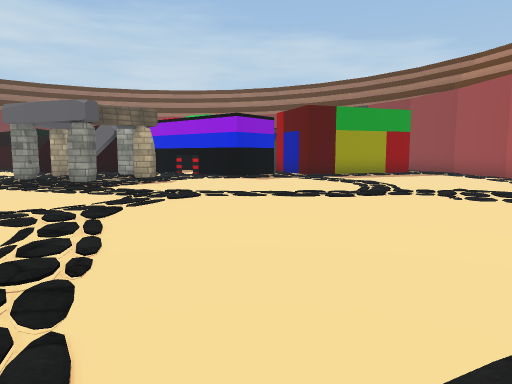
[1] (above)

22 first-person views from a walk through a Unity game level. The camera is 1.4 m above the floor, tilts 6° down and sees 70° across. Doors are open. The floor is counted in squares, 2 m on a side. Each view is taken from the middle of a square. On the plan, view 1 faces up. The plan holds only what a view shows up to about 11 squares ahead; the rest is blank. The place goes on beyond the plan. Some surface patterns are stand-ins.

[2]
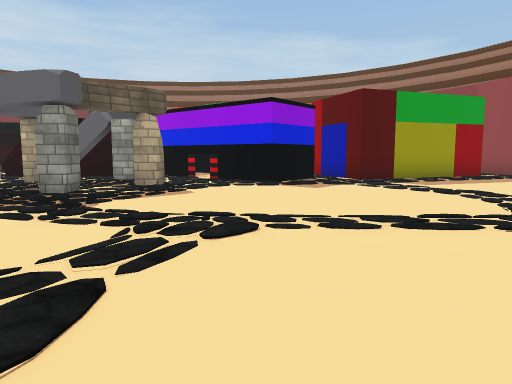

[3]
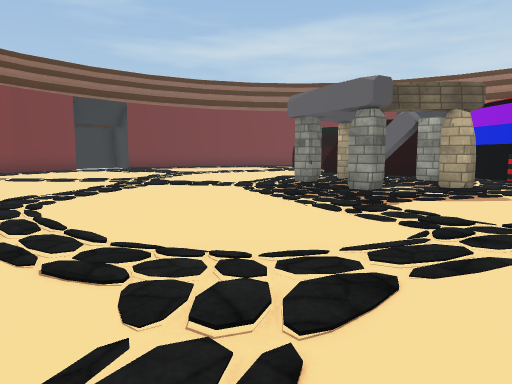

[4]
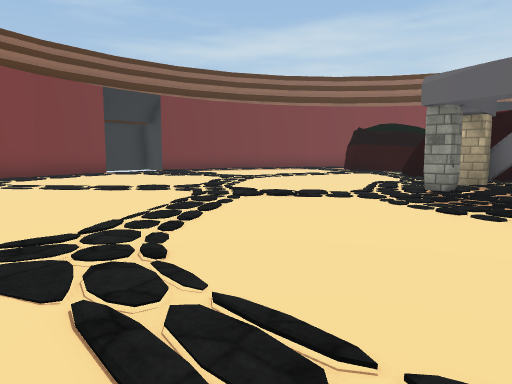

[5]
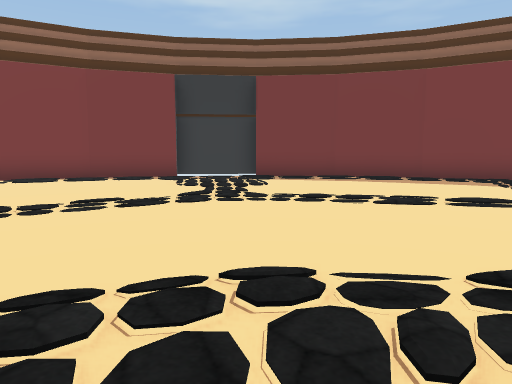

[6]
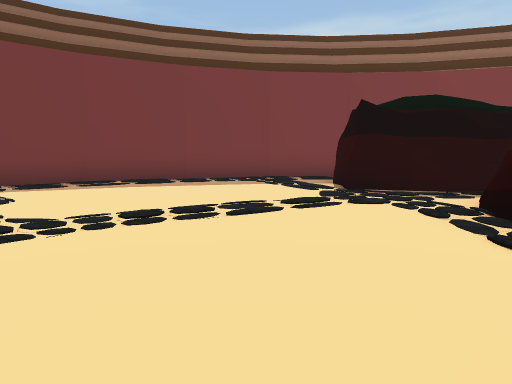

[7]
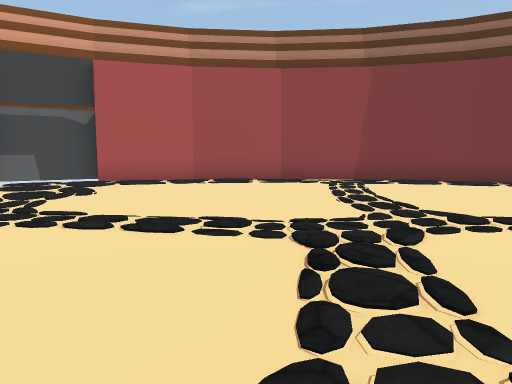

[8]
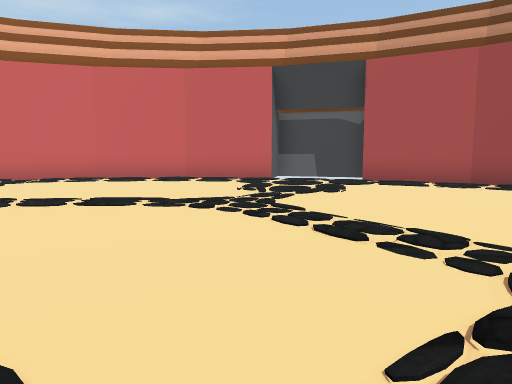

[9]
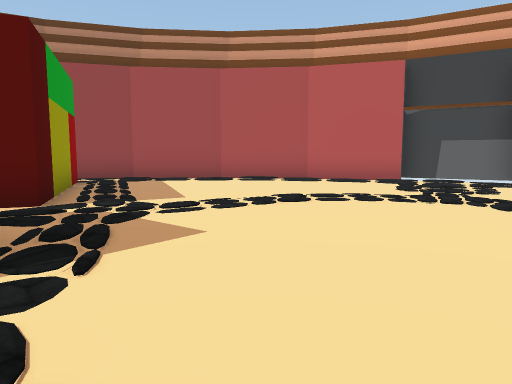

[10]
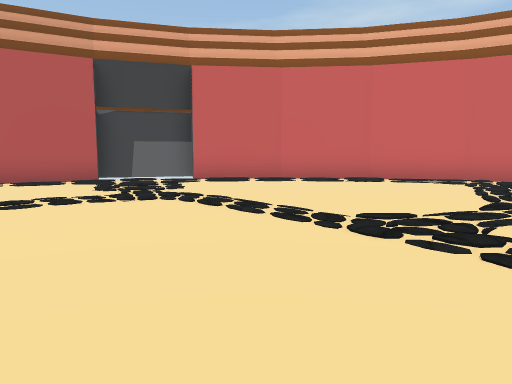

[11]
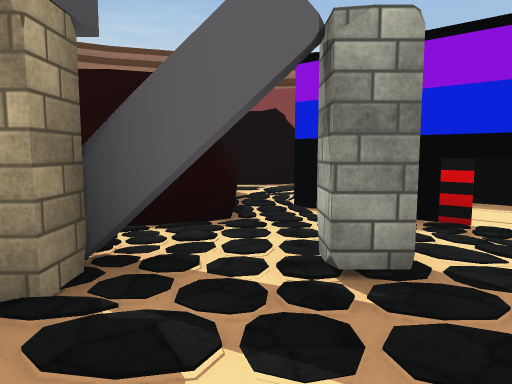

[12]
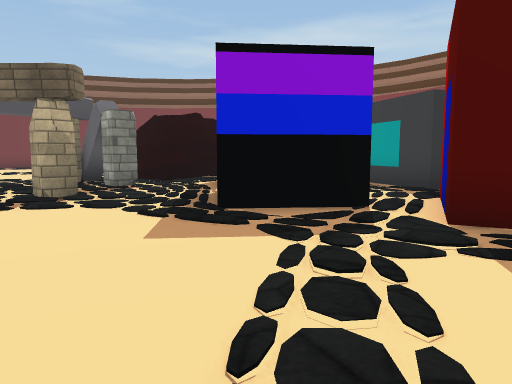

[13]
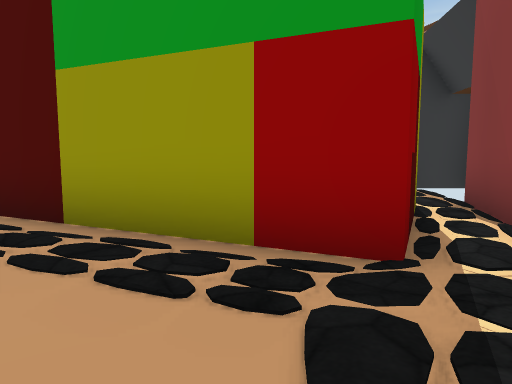

[14]
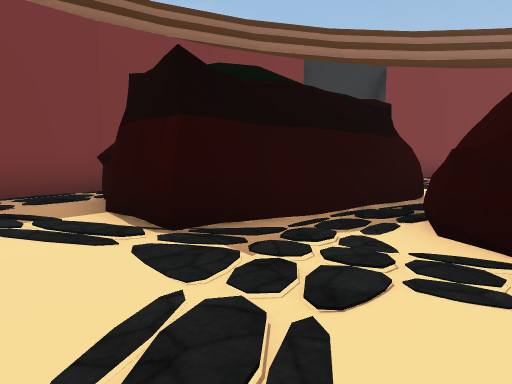

[15]
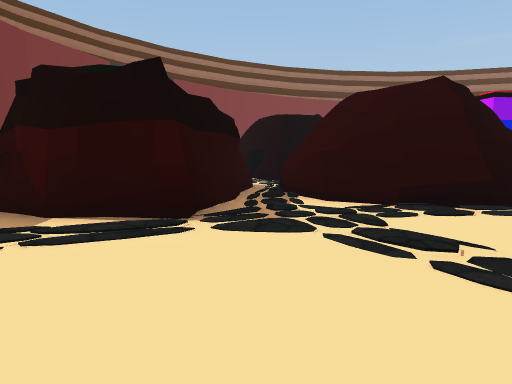

[16]
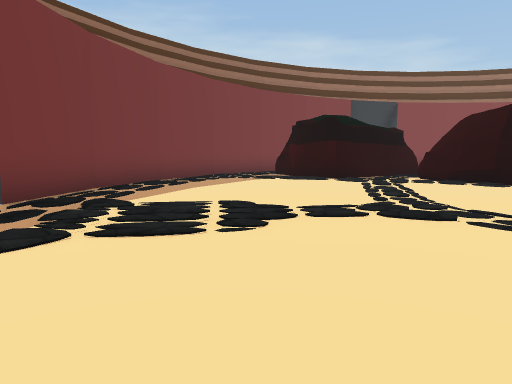

[17]
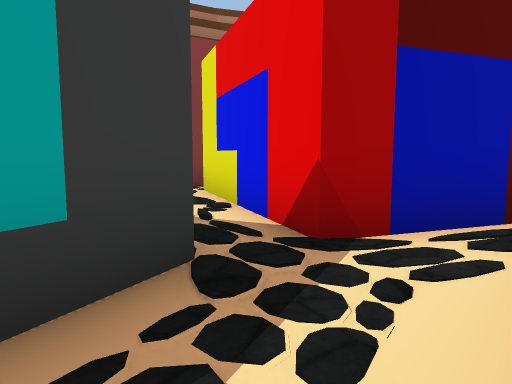

[18]
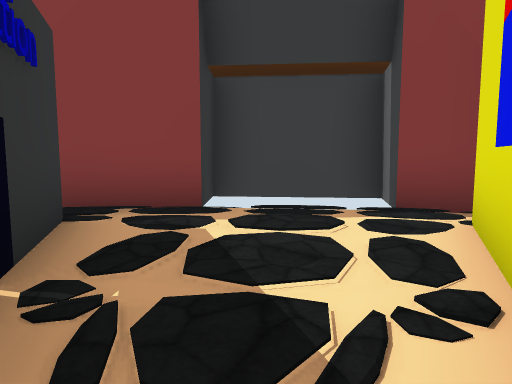

[19]
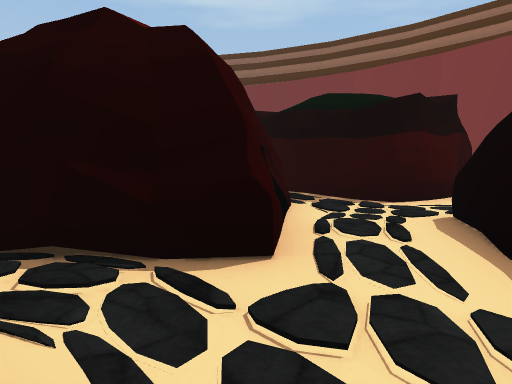

[20]
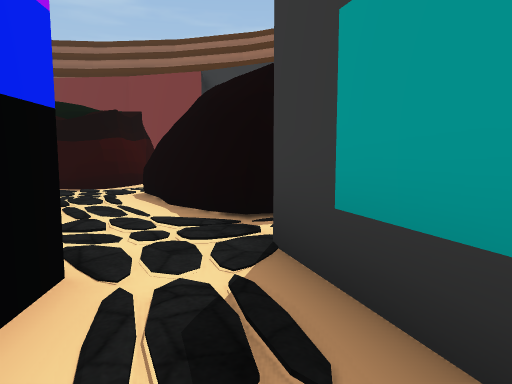

[21]
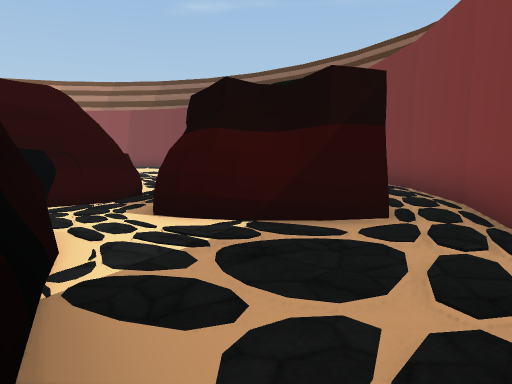

[22]
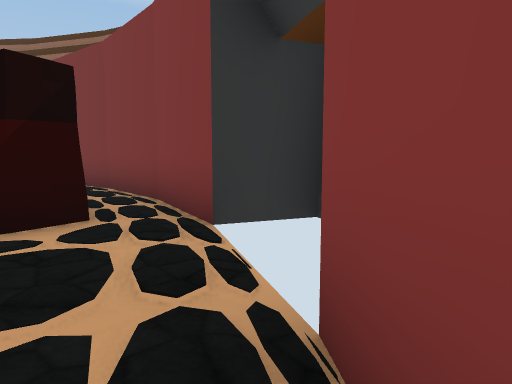

### Floor plan
Key: @ floor where view 1 was taken; # wall or solid block; . floor; / step, stairs or slope; D open door; = window, fence, low wall or low ledge; H house.
Columns run from 18 left of view 1 to 8 right of it. Each row starts with its distance up from view 1.
 24         ######
 23        ## ....
 22        #//..
 21        ##...#        ###
 20         ##./#       H/###
 19   ####  ##.#####   #... #
 18   #. ####/.....####D..//#
 17  ##...##/####.../##....##
 16  #.....=.## #/.#.//.#####
 15  #.......####/####.###
 14  #........###..DD##.#######
 13 ##........./...DD##.#..../#
 12 #...../.....#.#./#../.....#
 11 #........./....#..../..../#
 10  ../../..../#../..../..../#
  9   ...../..../#./..........#
  8  #......///.//...........##
  7  #.............//.../....#
  6  ##......................#
  5   #..................... #
  4   #.....................##
  3   ##..................###
  2    ##............/....#
  1     ##............../##
  0      ###........//@###
 -1        ## ..///#####
 -2         ########

Positions as (right, up) in squares from view 1, and headings:
1: (0, 0), facing up
2: (-1, 3), facing up
3: (-1, 3), facing up-left
4: (-4, 3), facing up-left
5: (-6, 11), facing left
6: (-8, 10), facing up-left
7: (-6, 9), facing down-left
8: (-7, 9), facing down
9: (-3, 10), facing right
10: (-3, 10), facing down-right
11: (-5, 10), facing up
12: (3, 9), facing up-left
13: (7, 12), facing up-left
14: (-11, 13), facing up
15: (-14, 13), facing up-right
16: (-14, 6), facing up
17: (-2, 16), facing right
18: (1, 16), facing up-right
19: (-3, 17), facing left
20: (-1, 16), facing up-left
21: (-6, 23), facing down-left
22: (-6, 23), facing left
